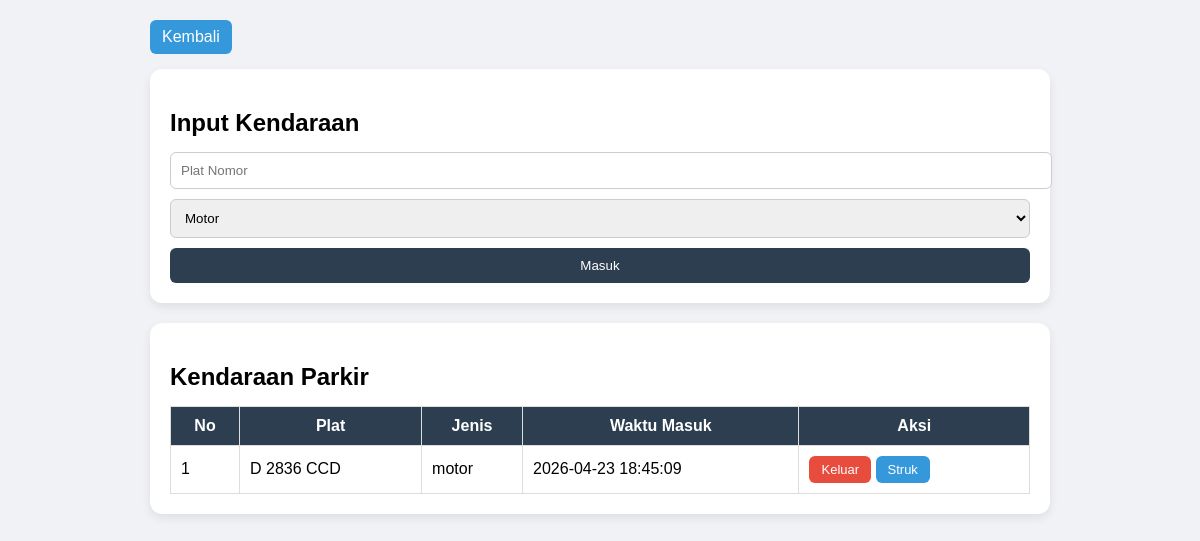
The page /Controller/c_transaksi.php (signed in) on the database its author committed.
### tables this page shows
CREATE TABLE `tb_transaksi` (
  `id_parkir` int(11) NOT NULL,
  `id_kendaraan` int(11) DEFAULT NULL,
  `waktu_masuk` datetime DEFAULT NULL,
  `waktu_keluar` datetime DEFAULT NULL,
  `id_tarif` int(11) DEFAULT NULL,
  `durasi_jam` int(11) DEFAULT NULL,
  `biaya_total` decimal(10,0) DEFAULT NULL,
  `status` enum('masuk','keluar') DEFAULT NULL,
  `id_user` int(11) DEFAULT NULL,
  `id_area` int(11) DEFAULT NULL
);

CREATE TABLE `tb_kendaraan` (
  `id_kendaraan` int(11) NOT NULL,
  `plat_nomor` varchar(15) DEFAULT NULL,
  `jenis_kendaraan` varchar(20) DEFAULT NULL,
  `warna` varchar(20) DEFAULT NULL,
  `pemilik` varchar(100) DEFAULT NULL,
  `id_user` int(11) DEFAULT NULL
);

### Controller/c_transaksi.php (called while the page is built, shortened)
<?php
include_once "../Model/m_transaksi.php";
$model = new m_transaksi();
$data = $model->parkir_aktif();
include "../View/v_transaksi.php";
?>

### Model/m_koneksi.php (called while the page is built, shortened)
<?php
class koneksi {
    private $host = "localhost";
    private $username = "root";
    private $pass = "";
    private $db = "parkir";
    function __construct()
    {
        $this->koneksi = mysqli_connect($this->host, $this->username, $this->pass, $this->db);
    }
}
?>

### Model/m_transaksi.php (called while the page is built, shortened)
<?php
include_once "m_koneksi.php";
class m_transaksi {
    private $koneksi;
    function __construct(){
        $db = new koneksi();
        $this->koneksi = $db->koneksi;
    }
    function parkir_aktif(){
        return mysqli_query($this->koneksi,
            "SELECT t.*, k.plat_nomor, k.jenis_kendaraan
             FROM tb_transaksi t
             JOIN tb_kendaraan k ON t.id_kendaraan = k.id_kendaraan
             WHERE t.status='masuk'
             ORDER BY t.waktu_masuk DESC"
        );
    }
}

### View/v_transaksi.php (the view, shortened to what this page needs)
<!DOCTYPE html>
<html lang="id">
<head>
</head>
<body>
<div class="container">
    <a href="../View/v_homepetugas.php  " class="btn-back">Kembali</a>
    <div class="card">
        <h2>Input Kendaraan</h2>
        <form method="POST" action="../Controller/c_transaksi.php">
            <input type="text" name="plat" placeholder="Plat Nomor" required>
            <select name="jenis">
                <option value="motor">Motor</option>
            </select>
            <button type="submit">Masuk</button>
        </form>
    </div>
    <div class="card">
        <h2>Kendaraan Parkir</h2>
        <table>
            <tr>
                <th>No</th>
                <th>Plat</th>
                <th>Jenis</th>
                <th>Waktu Masuk</th>
                <th>Aksi</th>
            </tr>
            <?php $no = 1; while ($row = mysqli_fetch_assoc($data)) { ?>
                <tr>
                    <td><?= $no++; ?></td>
                    <td><?= $row['plat_nomor']; ?></td>
                    <td><?= $row['jenis_kendaraan']; ?></td>
                    <td><?= $row['waktu_masuk']; ?></td>
                    <td>
                        <a class="btn btn-keluar" href="../Controller/c_transaksi.php?aksi=keluar&id=<?= $row['id_parkir']; ?>">Keluar</a>
                        <a class="btn btn-struk" href="../Controller/c_transaksi.php?aksi=struk&id=<?= $row['id_parkir']; ?>">Struk</a>
                    </td>
                </tr>
            <?php } ?>
        </table>
    </div>
</div>
</body>
</html>

### View/v_transaksi.php (style rules this page uses)
body { font-family: Arial; background: #f0f2f5; margin: 0; padding: 20px; }
.container { max-width: 900px; margin: auto; }
.card { background: #fff; padding: 20px; border-radius: 12px; margin-bottom: 20px; box-shadow: 0 4px 10px rgba(0,0,0,0.08); }
h2 { margin-bottom: 15px; }
input, select { width: 100%; padding: 10px; margin-bottom: 10px; border: 1px solid #ccc; border-radius: 6px; }
button { width: 100%; padding: 10px; background: #2c3e50; color: #fff; border: none; border-radius: 6px; cursor: pointer; }
table { width: 100%; border-collapse: collapse; }
th { background: #2c3e50; color: #fff; }
th, td { padding: 10px; border: 1px solid #ddd; }
.btn { padding:6px 12px; border-radius:6px; text-decoration:none; font-size:13px; display:inline-block; }
.btn-keluar { background:#e74c3c; color:#fff; }
.btn-struk { background:#3498db; color:#fff; }
.btn-back { display:inline-block; margin-bottom:15px; padding:8px 12px; background:#3498db; color:#fff; text-decoration:none; border-radius:6px; }

### rows shown on the page
tb_transaksi: id_kendaraan.plat_nomor "D 2836 CCD", id_kendaraan.jenis_kendaraan "motor", waktu_masuk "2026-04-23 18:45:09"
